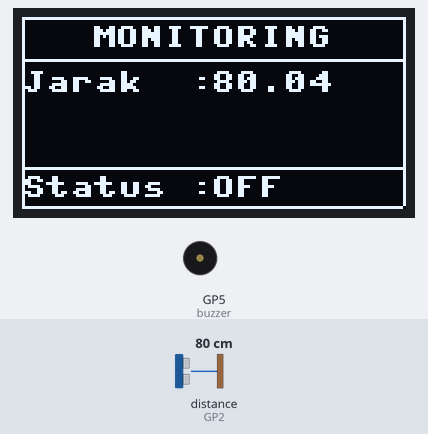
The program below on a simulated Raspberry Pi Pico running MicroPython. Shown: 128×64 one-colour display, buzzer (waves = sounding, pin HIGH). Inputs (shaded band) come from the test bench; at power-on: distance to the obstacle (sensor on GP2) 80 cm. The echo pulse lasts 58.3 µs per cm; library files of the repository ran but are not shown: ssd1306.py; pins used as bus, display or sensor lines are not drawn; what the program prints to the serial console is not drawn.

Above: at 1.2 s.
1.3 s: distance to the obstacle (sensor on GP2) set to 28 cm
At 3.2 s:
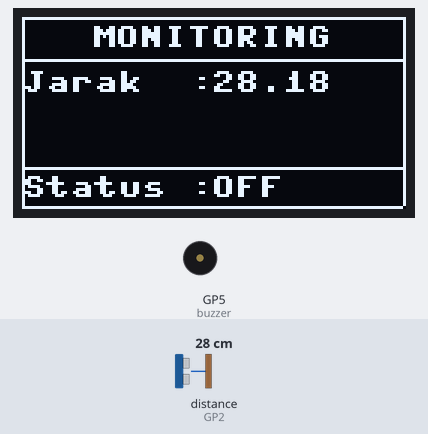
3.6 s: distance to the obstacle (sensor on GP2) set to 22 cm
At 4.5 s:
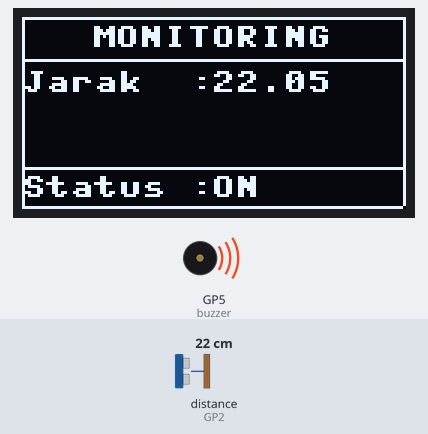
5.6 s: distance to the obstacle (sensor on GP2) set to 2 cm
At 7.0 s:
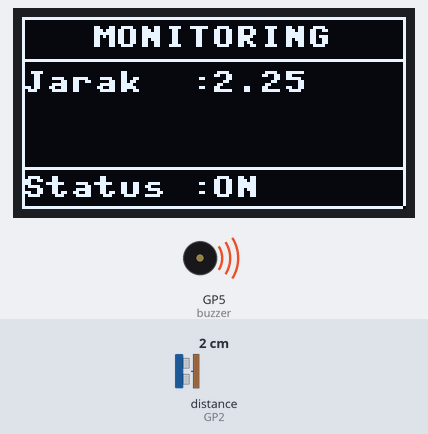
Timing chart, 0 to 8.6 s (numbered marks = the images above; inputs shaded):
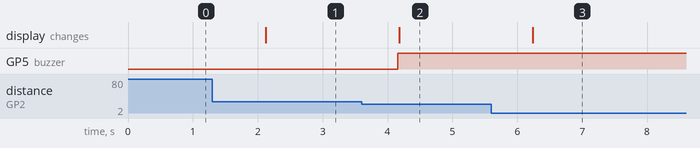

Measured:
- the behaviour switches between 25 and 24 cm on distance to the obstacle (sensor on GP2) (found by bisection; images 1 and 2)
- after the input at 1.3 s, the display: changes after 0.82 s (image 1)
- after the input at 3.6 s, GP5 (buzzer): LOW → HIGH after 0.56 s; the display: changes after 0.58 s (image 2)
- after the input at 5.6 s, the display: changes after 0.64 s (image 3)

The program:

tesUltraOled.py
```python
from machine import Pin,I2C
from ssd1306 import SSD1306_I2C
from ultrasonic import ULTRASONNIC
from utime import sleep

usonic = ULTRASONNIC(2,3)
i2c=I2C(0, sda=Pin(0), scl=Pin(1), freq=400000)
display = SSD1306_I2C(128, 64, i2c)
buzzer = Pin(5, Pin.OUT)
buzzer.off()


while True:
    jarak = usonic.ultrasonnic()

    print("============================")
    print("     SENSOR HSRF-05         ")
    print("----------------------------")
    print("Jarak        :",jarak)
    print("----------------------------")

    if jarak <= 25:
        print("**********")
        stsBz = "ON"
        buzzer.on()
        print(" Alarm ON ")
        print("**********")
    else:
        print("**********")
        stsBz = "OFF"
        buzzer.off()
        print(" Alarm OFF ")
        print("**********")

    display.fill(0)
    display.text('MONITORING',23, 3, 1)
    display.text('Jarak  : ',0, 18, 1)
    display.text(str(jarak),63, 18, 1)
    display.text('Status :',0, 53, 1)
    display.text(stsBz,63, 53, 1)
    display.hline(0, 63, 127, 1)
    display.hline(0, 0, 127, 1)
    display.hline(0, 14, 127, 1)
    display.hline(0, 50, 127, 1)
    display.vline(0, 0, 63, 1)
    display.vline(127, 0, 63, 1)
    display.show()

    sleep(1)
```

ultrasonic.py
```python
#modified by ekovedc@gmail.com
#@Malang 10 Maret 2024
from machine import Pin
import utime

class ULTRASONNIC:

    def __init__(self, ech , trg):
        self.trigger = Pin(trg, Pin.OUT)
        self.echo = Pin(ech, Pin.IN)

    def ultrasonnic(self):
        tAwal = 0
        self.trigger.low()
        utime.sleep_us(2)
        self.trigger.high()
        utime.sleep_us(5)
        self.trigger.low()

        while self.echo.value() == 0:
            signalOff = utime.ticks_us()

        while self.echo.value() == 1:
            signalOn = utime.ticks_us()

        tAwal = signalOn - signalOff
        jarakCM = (tAwal * 0.0343) / 2
        jarakCM = round(jarakCM,2)

        return jarakCM
```
